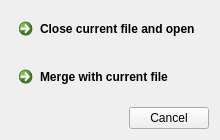
<?xml version="1.0" encoding="UTF-8"?>
<ui version="4.0">
 <class>diag_merge</class>
 <widget class="QDialog" name="diag_merge">
  <property name="geometry">
   <rect>
    <x>0</x>
    <y>0</y>
    <width>220</width>
    <height>140</height>
   </rect>
  </property>
  <property name="minimumSize">
   <size>
    <width>220</width>
    <height>140</height>
   </size>
  </property>
  <property name="sizeIncrement">
   <size>
    <width>220</width>
    <height>140</height>
   </size>
  </property>
  <property name="windowTitle">
   <string>Merge</string>
  </property>
  <layout class="QVBoxLayout" name="verticalLayout">
   <item>
    <widget class="QCommandLinkButton" name="commandLinkButton_Open">
     <property name="text">
      <string>Close current file and open</string>
     </property>
    </widget>
   </item>
   <item>
    <widget class="QCommandLinkButton" name="commandLinkButton_Merge">
     <property name="text">
      <string>Merge with current file</string>
     </property>
    </widget>
   </item>
   <item>
    <widget class="QDialogButtonBox" name="buttonBox">
     <property name="orientation">
      <enum>Qt::Horizontal</enum>
     </property>
     <property name="standardButtons">
      <set>QDialogButtonBox::Cancel</set>
     </property>
    </widget>
   </item>
  </layout>
 </widget>
 <resources/>
 <connections>
  <connection>
   <sender>buttonBox</sender>
   <signal>rejected()</signal>
   <receiver>diag_merge</receiver>
   <slot>reject()</slot>
   <hints>
    <hint type="sourcelabel">
     <x>316</x>
     <y>260</y>
    </hint>
    <hint type="destinationlabel">
     <x>286</x>
     <y>274</y>
    </hint>
   </hints>
  </connection>
 </connections>
</ui>
